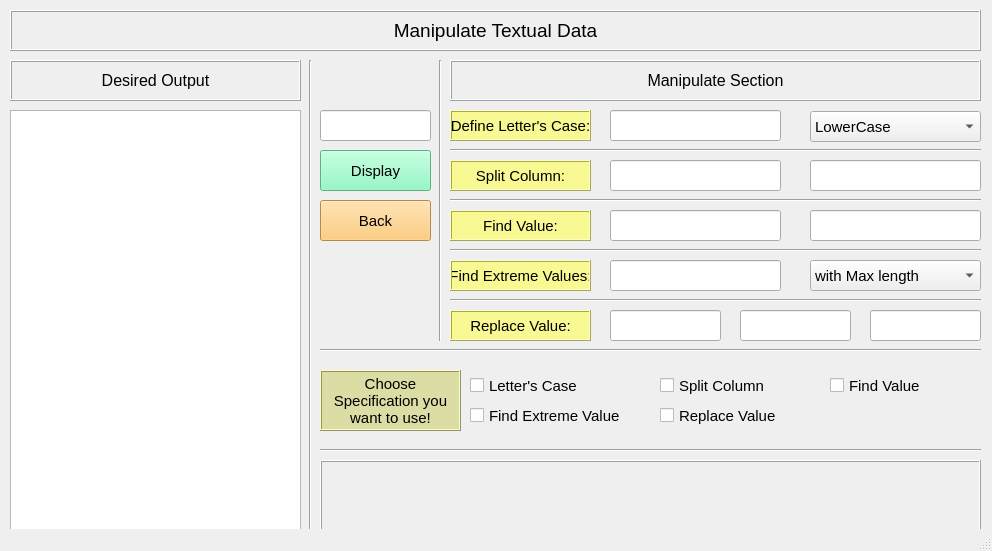
<?xml version="1.0" encoding="UTF-8"?>
<ui version="4.0">
 <class>Text_page</class>
 <widget class="QMainWindow" name="Text_page">
  <property name="geometry">
   <rect>
    <x>0</x>
    <y>0</y>
    <width>992</width>
    <height>551</height>
   </rect>
  </property>
  <property name="windowTitle">
   <string>MainWindow</string>
  </property>
  <widget class="QWidget" name="centralwidget">
   <widget class="QLabel" name="head_label">
    <property name="geometry">
     <rect>
      <x>10</x>
      <y>10</y>
      <width>971</width>
      <height>41</height>
     </rect>
    </property>
    <property name="font">
     <font>
      <pointsize>14</pointsize>
     </font>
    </property>
    <property name="frameShape">
     <enum>QFrame::Box</enum>
    </property>
    <property name="frameShadow">
     <enum>QFrame::Raised</enum>
    </property>
    <property name="text">
     <string>Manipulate Textual Data</string>
    </property>
    <property name="alignment">
     <set>Qt::AlignCenter</set>
    </property>
   </widget>
   <widget class="QLabel" name="output_label">
    <property name="geometry">
     <rect>
      <x>10</x>
      <y>60</y>
      <width>291</width>
      <height>41</height>
     </rect>
    </property>
    <property name="font">
     <font>
      <pointsize>12</pointsize>
     </font>
    </property>
    <property name="frameShape">
     <enum>QFrame::Box</enum>
    </property>
    <property name="frameShadow">
     <enum>QFrame::Raised</enum>
    </property>
    <property name="text">
     <string>Desired Output</string>
    </property>
    <property name="alignment">
     <set>Qt::AlignCenter</set>
    </property>
   </widget>
   <widget class="QTableWidget" name="table_widget">
    <property name="geometry">
     <rect>
      <x>10</x>
      <y>110</y>
      <width>291</width>
      <height>421</height>
     </rect>
    </property>
   </widget>
   <widget class="Line" name="line_1">
    <property name="geometry">
     <rect>
      <x>300</x>
      <y>60</y>
      <width>20</width>
      <height>471</height>
     </rect>
    </property>
    <property name="orientation">
     <enum>Qt::Vertical</enum>
    </property>
   </widget>
   <widget class="QPushButton" name="display_button">
    <property name="geometry">
     <rect>
      <x>320</x>
      <y>150</y>
      <width>111</width>
      <height>41</height>
     </rect>
    </property>
    <property name="font">
     <font>
      <pointsize>11</pointsize>
     </font>
    </property>
    <property name="styleSheet">
     <string notr="true">background-color: rgb(123, 247, 183);</string>
    </property>
    <property name="text">
     <string>Display</string>
    </property>
   </widget>
   <widget class="Line" name="line_2">
    <property name="geometry">
     <rect>
      <x>430</x>
      <y>60</y>
      <width>20</width>
      <height>281</height>
     </rect>
    </property>
    <property name="orientation">
     <enum>Qt::Vertical</enum>
    </property>
   </widget>
   <widget class="QLabel" name="manipulate_label">
    <property name="geometry">
     <rect>
      <x>450</x>
      <y>60</y>
      <width>531</width>
      <height>41</height>
     </rect>
    </property>
    <property name="font">
     <font>
      <pointsize>12</pointsize>
     </font>
    </property>
    <property name="frameShape">
     <enum>QFrame::Box</enum>
    </property>
    <property name="frameShadow">
     <enum>QFrame::Raised</enum>
    </property>
    <property name="text">
     <string>Manipulate Section</string>
    </property>
    <property name="alignment">
     <set>Qt::AlignCenter</set>
    </property>
   </widget>
   <widget class="QPushButton" name="back_button">
    <property name="geometry">
     <rect>
      <x>320</x>
      <y>200</y>
      <width>111</width>
      <height>41</height>
     </rect>
    </property>
    <property name="font">
     <font>
      <pointsize>11</pointsize>
     </font>
    </property>
    <property name="styleSheet">
     <string notr="true">background-color: rgb(255, 193, 92);</string>
    </property>
    <property name="text">
     <string>Back</string>
    </property>
   </widget>
   <widget class="QLabel" name="warn_label">
    <property name="geometry">
     <rect>
      <x>320</x>
      <y>460</y>
      <width>661</width>
      <height>71</height>
     </rect>
    </property>
    <property name="font">
     <font>
      <pointsize>11</pointsize>
     </font>
    </property>
    <property name="frameShape">
     <enum>QFrame::Box</enum>
    </property>
    <property name="frameShadow">
     <enum>QFrame::Raised</enum>
    </property>
    <property name="text">
     <string/>
    </property>
    <property name="alignment">
     <set>Qt::AlignCenter</set>
    </property>
    <property name="wordWrap">
     <bool>true</bool>
    </property>
   </widget>
   <widget class="QLabel" name="case_label">
    <property name="geometry">
     <rect>
      <x>450</x>
      <y>110</y>
      <width>141</width>
      <height>31</height>
     </rect>
    </property>
    <property name="font">
     <font>
      <pointsize>11</pointsize>
     </font>
    </property>
    <property name="styleSheet">
     <string notr="true">background-color: rgb(249, 249, 148);</string>
    </property>
    <property name="frameShape">
     <enum>QFrame::Box</enum>
    </property>
    <property name="frameShadow">
     <enum>QFrame::Raised</enum>
    </property>
    <property name="text">
     <string>Define Letter's Case:</string>
    </property>
    <property name="alignment">
     <set>Qt::AlignCenter</set>
    </property>
   </widget>
   <widget class="QComboBox" name="case_box">
    <property name="geometry">
     <rect>
      <x>810</x>
      <y>111</y>
      <width>171</width>
      <height>31</height>
     </rect>
    </property>
    <property name="font">
     <font>
      <pointsize>11</pointsize>
     </font>
    </property>
    <item>
     <property name="text">
      <string>LowerCase</string>
     </property>
    </item>
    <item>
     <property name="text">
      <string>UpperCase</string>
     </property>
    </item>
   </widget>
   <widget class="QLabel" name="split_label">
    <property name="geometry">
     <rect>
      <x>450</x>
      <y>160</y>
      <width>141</width>
      <height>31</height>
     </rect>
    </property>
    <property name="font">
     <font>
      <pointsize>11</pointsize>
     </font>
    </property>
    <property name="styleSheet">
     <string notr="true">background-color: rgb(249, 249, 148);</string>
    </property>
    <property name="frameShape">
     <enum>QFrame::Box</enum>
    </property>
    <property name="frameShadow">
     <enum>QFrame::Raised</enum>
    </property>
    <property name="text">
     <string>Split Column:</string>
    </property>
    <property name="alignment">
     <set>Qt::AlignCenter</set>
    </property>
   </widget>
   <widget class="QLineEdit" name="column_line">
    <property name="geometry">
     <rect>
      <x>610</x>
      <y>160</y>
      <width>171</width>
      <height>31</height>
     </rect>
    </property>
    <property name="font">
     <font>
      <pointsize>11</pointsize>
     </font>
    </property>
    <property name="alignment">
     <set>Qt::AlignCenter</set>
    </property>
   </widget>
   <widget class="QLineEdit" name="split_line">
    <property name="geometry">
     <rect>
      <x>810</x>
      <y>160</y>
      <width>171</width>
      <height>31</height>
     </rect>
    </property>
    <property name="font">
     <font>
      <pointsize>11</pointsize>
     </font>
    </property>
    <property name="alignment">
     <set>Qt::AlignCenter</set>
    </property>
   </widget>
   <widget class="QLabel" name="find_label">
    <property name="geometry">
     <rect>
      <x>450</x>
      <y>210</y>
      <width>141</width>
      <height>31</height>
     </rect>
    </property>
    <property name="font">
     <font>
      <pointsize>11</pointsize>
     </font>
    </property>
    <property name="styleSheet">
     <string notr="true">background-color: rgb(249, 249, 148);</string>
    </property>
    <property name="frameShape">
     <enum>QFrame::Box</enum>
    </property>
    <property name="frameShadow">
     <enum>QFrame::Raised</enum>
    </property>
    <property name="text">
     <string>Find Value:</string>
    </property>
    <property name="alignment">
     <set>Qt::AlignCenter</set>
    </property>
   </widget>
   <widget class="QLineEdit" name="find_line">
    <property name="geometry">
     <rect>
      <x>610</x>
      <y>210</y>
      <width>171</width>
      <height>31</height>
     </rect>
    </property>
    <property name="font">
     <font>
      <pointsize>11</pointsize>
     </font>
    </property>
    <property name="alignment">
     <set>Qt::AlignCenter</set>
    </property>
   </widget>
   <widget class="QLineEdit" name="value_line">
    <property name="geometry">
     <rect>
      <x>810</x>
      <y>210</y>
      <width>171</width>
      <height>31</height>
     </rect>
    </property>
    <property name="font">
     <font>
      <pointsize>11</pointsize>
     </font>
    </property>
    <property name="alignment">
     <set>Qt::AlignCenter</set>
    </property>
   </widget>
   <widget class="QLabel" name="extreme_label">
    <property name="geometry">
     <rect>
      <x>450</x>
      <y>260</y>
      <width>141</width>
      <height>31</height>
     </rect>
    </property>
    <property name="font">
     <font>
      <pointsize>11</pointsize>
     </font>
    </property>
    <property name="styleSheet">
     <string notr="true">background-color: rgb(249, 249, 148);</string>
    </property>
    <property name="frameShape">
     <enum>QFrame::Box</enum>
    </property>
    <property name="frameShadow">
     <enum>QFrame::Raised</enum>
    </property>
    <property name="text">
     <string>Find Extreme Values:</string>
    </property>
    <property name="alignment">
     <set>Qt::AlignCenter</set>
    </property>
   </widget>
   <widget class="QLineEdit" name="extreme_line">
    <property name="geometry">
     <rect>
      <x>610</x>
      <y>260</y>
      <width>171</width>
      <height>31</height>
     </rect>
    </property>
    <property name="font">
     <font>
      <pointsize>11</pointsize>
     </font>
    </property>
    <property name="alignment">
     <set>Qt::AlignCenter</set>
    </property>
   </widget>
   <widget class="QComboBox" name="extreme_box">
    <property name="geometry">
     <rect>
      <x>810</x>
      <y>260</y>
      <width>171</width>
      <height>31</height>
     </rect>
    </property>
    <property name="font">
     <font>
      <pointsize>11</pointsize>
     </font>
    </property>
    <item>
     <property name="text">
      <string>with Max length</string>
     </property>
    </item>
    <item>
     <property name="text">
      <string>with Min length</string>
     </property>
    </item>
   </widget>
   <widget class="QLabel" name="replace_label">
    <property name="geometry">
     <rect>
      <x>450</x>
      <y>310</y>
      <width>141</width>
      <height>31</height>
     </rect>
    </property>
    <property name="font">
     <font>
      <pointsize>11</pointsize>
     </font>
    </property>
    <property name="styleSheet">
     <string notr="true">background-color: rgb(249, 249, 148);</string>
    </property>
    <property name="frameShape">
     <enum>QFrame::Box</enum>
    </property>
    <property name="frameShadow">
     <enum>QFrame::Raised</enum>
    </property>
    <property name="text">
     <string>Replace Value:</string>
    </property>
    <property name="alignment">
     <set>Qt::AlignCenter</set>
    </property>
   </widget>
   <widget class="Line" name="line_3">
    <property name="geometry">
     <rect>
      <x>450</x>
      <y>140</y>
      <width>531</width>
      <height>21</height>
     </rect>
    </property>
    <property name="orientation">
     <enum>Qt::Horizontal</enum>
    </property>
   </widget>
   <widget class="Line" name="line_4">
    <property name="geometry">
     <rect>
      <x>450</x>
      <y>190</y>
      <width>531</width>
      <height>21</height>
     </rect>
    </property>
    <property name="orientation">
     <enum>Qt::Horizontal</enum>
    </property>
   </widget>
   <widget class="Line" name="line_5">
    <property name="geometry">
     <rect>
      <x>450</x>
      <y>240</y>
      <width>531</width>
      <height>21</height>
     </rect>
    </property>
    <property name="orientation">
     <enum>Qt::Horizontal</enum>
    </property>
   </widget>
   <widget class="Line" name="line_6">
    <property name="geometry">
     <rect>
      <x>450</x>
      <y>290</y>
      <width>531</width>
      <height>21</height>
     </rect>
    </property>
    <property name="orientation">
     <enum>Qt::Horizontal</enum>
    </property>
   </widget>
   <widget class="QLineEdit" name="r_line_1">
    <property name="geometry">
     <rect>
      <x>610</x>
      <y>310</y>
      <width>111</width>
      <height>31</height>
     </rect>
    </property>
    <property name="font">
     <font>
      <pointsize>11</pointsize>
     </font>
    </property>
    <property name="alignment">
     <set>Qt::AlignCenter</set>
    </property>
   </widget>
   <widget class="QLineEdit" name="r_line_2">
    <property name="geometry">
     <rect>
      <x>740</x>
      <y>310</y>
      <width>111</width>
      <height>31</height>
     </rect>
    </property>
    <property name="font">
     <font>
      <pointsize>11</pointsize>
     </font>
    </property>
    <property name="alignment">
     <set>Qt::AlignCenter</set>
    </property>
   </widget>
   <widget class="QLineEdit" name="r_line_3">
    <property name="geometry">
     <rect>
      <x>870</x>
      <y>310</y>
      <width>111</width>
      <height>31</height>
     </rect>
    </property>
    <property name="font">
     <font>
      <pointsize>11</pointsize>
     </font>
    </property>
    <property name="alignment">
     <set>Qt::AlignCenter</set>
    </property>
   </widget>
   <widget class="Line" name="line_7">
    <property name="geometry">
     <rect>
      <x>320</x>
      <y>340</y>
      <width>661</width>
      <height>21</height>
     </rect>
    </property>
    <property name="orientation">
     <enum>Qt::Horizontal</enum>
    </property>
   </widget>
   <widget class="QLabel" name="choose_label">
    <property name="geometry">
     <rect>
      <x>320</x>
      <y>370</y>
      <width>141</width>
      <height>61</height>
     </rect>
    </property>
    <property name="font">
     <font>
      <pointsize>11</pointsize>
     </font>
    </property>
    <property name="styleSheet">
     <string notr="true">background-color: rgb(220, 220, 165);</string>
    </property>
    <property name="frameShape">
     <enum>QFrame::Box</enum>
    </property>
    <property name="frameShadow">
     <enum>QFrame::Raised</enum>
    </property>
    <property name="text">
     <string>Choose Specification you want to use!</string>
    </property>
    <property name="alignment">
     <set>Qt::AlignCenter</set>
    </property>
    <property name="wordWrap">
     <bool>true</bool>
    </property>
   </widget>
   <widget class="QCheckBox" name="check_letters">
    <property name="geometry">
     <rect>
      <x>470</x>
      <y>370</y>
      <width>141</width>
      <height>31</height>
     </rect>
    </property>
    <property name="font">
     <font>
      <pointsize>11</pointsize>
     </font>
    </property>
    <property name="text">
     <string>Letter's Case</string>
    </property>
   </widget>
   <widget class="QCheckBox" name="check_split">
    <property name="geometry">
     <rect>
      <x>660</x>
      <y>370</y>
      <width>141</width>
      <height>31</height>
     </rect>
    </property>
    <property name="font">
     <font>
      <pointsize>11</pointsize>
     </font>
    </property>
    <property name="text">
     <string>Split Column</string>
    </property>
   </widget>
   <widget class="QCheckBox" name="check_find">
    <property name="geometry">
     <rect>
      <x>830</x>
      <y>370</y>
      <width>141</width>
      <height>31</height>
     </rect>
    </property>
    <property name="font">
     <font>
      <pointsize>11</pointsize>
     </font>
    </property>
    <property name="text">
     <string>Find Value</string>
    </property>
   </widget>
   <widget class="QCheckBox" name="check_extreme">
    <property name="geometry">
     <rect>
      <x>470</x>
      <y>400</y>
      <width>151</width>
      <height>31</height>
     </rect>
    </property>
    <property name="font">
     <font>
      <pointsize>11</pointsize>
     </font>
    </property>
    <property name="text">
     <string>Find Extreme Value</string>
    </property>
   </widget>
   <widget class="Line" name="line_8">
    <property name="geometry">
     <rect>
      <x>320</x>
      <y>440</y>
      <width>661</width>
      <height>21</height>
     </rect>
    </property>
    <property name="orientation">
     <enum>Qt::Horizontal</enum>
    </property>
   </widget>
   <widget class="QCheckBox" name="check_replace">
    <property name="geometry">
     <rect>
      <x>660</x>
      <y>400</y>
      <width>131</width>
      <height>31</height>
     </rect>
    </property>
    <property name="font">
     <font>
      <pointsize>11</pointsize>
     </font>
    </property>
    <property name="text">
     <string>Replace Value</string>
    </property>
   </widget>
   <widget class="QLineEdit" name="file_line">
    <property name="geometry">
     <rect>
      <x>320</x>
      <y>110</y>
      <width>111</width>
      <height>31</height>
     </rect>
    </property>
    <property name="font">
     <font>
      <pointsize>11</pointsize>
     </font>
    </property>
    <property name="alignment">
     <set>Qt::AlignCenter</set>
    </property>
   </widget>
   <widget class="QLineEdit" name="case_line">
    <property name="geometry">
     <rect>
      <x>610</x>
      <y>110</y>
      <width>171</width>
      <height>31</height>
     </rect>
    </property>
    <property name="font">
     <font>
      <pointsize>11</pointsize>
     </font>
    </property>
    <property name="alignment">
     <set>Qt::AlignCenter</set>
    </property>
   </widget>
  </widget>
  <widget class="QStatusBar" name="statusbar"/>
 </widget>
 <resources/>
 <connections/>
</ui>
